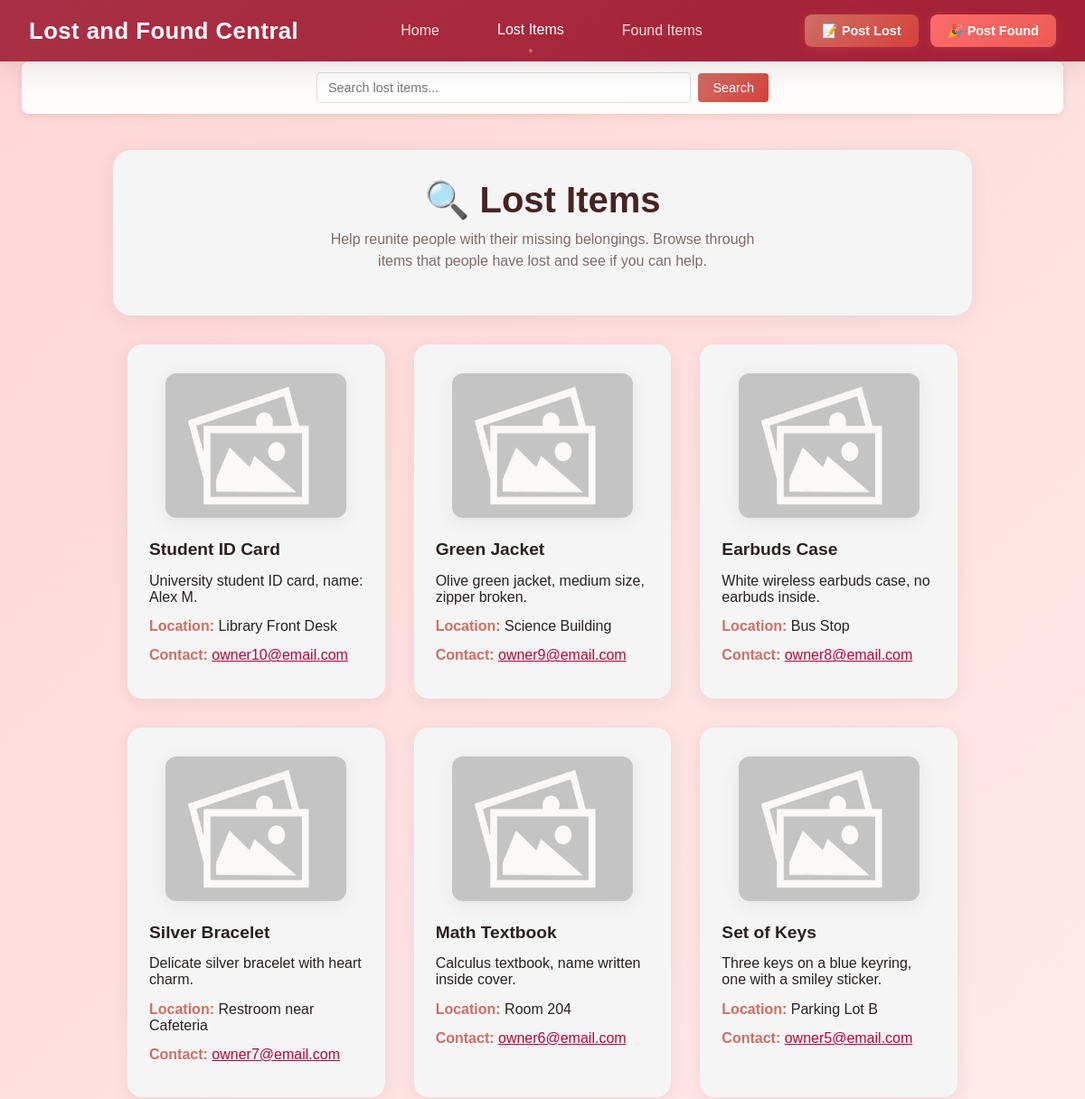
Before: /pages/lost.php (upper part) with the older database file.
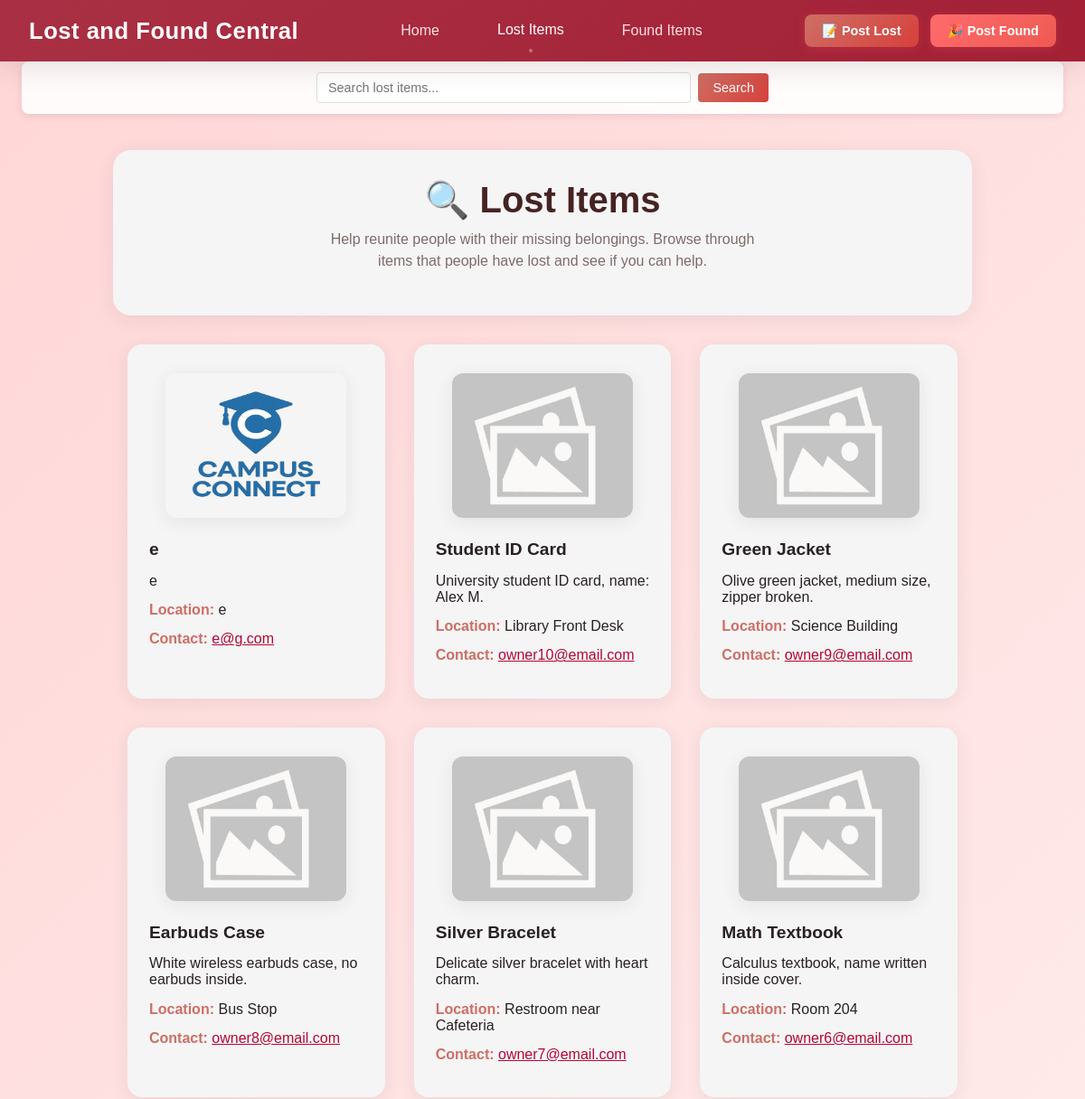
After: the same page with the newer database file.
### tables this page shows
CREATE TABLE items (
        id INTEGER PRIMARY KEY AUTOINCREMENT,
        type VARCHAR(10) NOT NULL,
        title VARCHAR(100) NOT NULL,
        image VARCHAR(255) NOT NULL,
        contact VARCHAR(150) NOT NULL,
        location VARCHAR(250),
        description VARCHAR(350),
        passphrase VARCHAR(100),
        date_posted DATETIME DEFAULT CURRENT_TIMESTAMP
        );

### pages/lost.php (the view, shortened to what this page needs)
<?php
try{
  $pdo = new PDO('sqlite:../lib/items.db');
  $pdo->setAttribute(PDO::ATTR_ERRMODE, PDO::ERRMODE_EXCEPTION);
  $searchTerm = $_GET['search'] ?? '';
    if (!empty($searchTerm)) {
        $like = '%' . $searchTerm . '%';
        $stmt_lost = $pdo->prepare("SELECT * FROM items WHERE type = 'lost' AND (title LIKE :search OR description LIKE :search) ORDER BY id DESC");
        $stmt_lost->execute([':search' => $like]);
    } else {
        $stmt_lost = $pdo->prepare("SELECT * FROM items WHERE type = 'lost' ORDER BY id DESC");
        $stmt_lost->execute();
    }
  $items = $stmt_lost->fetchAll(PDO::FETCH_ASSOC);
  $items_html = '';
  foreach ($items as $item) {
    $items_html .= '<div class="item-card" onclick="window.location.href=\'/item/' . htmlspecialchars($item['id']) . '\'">';
    $items_html .= '<img src="../assets/images/useruploads/' . htmlspecialchars($item['image']) . '" alt="' . htmlspecialchars($item['title']) . '" />';
    $items_html .= '<p><strong>' . htmlspecialchars($item['title']) . '</strong></p>';
    $items_html .= '<p>' . htmlspecialchars($item['description']) . '</p>';
    $items_html .= '<p><em>Location:</em> ' . htmlspecialchars($item['location']) . '</p>';
    $items_html .= '<p><em>Contact:</em> <a href="mailto:' . htmlspecialchars($item['contact']) . '">' . htmlspecialchars($item['contact']) . '</a></p>';
    $items_html .= '</div>';
  }
  $template = file_get_contents('../templates/LostFound.html');
  $resetButton = '';
  $search_form_html = '
  <form method="GET" action="/lost">
    <input type="text" name="search" placeholder="Search lost items..." value="' . htmlspecialchars($searchTerm) . '" />
    <button type="submit">Search</button>
    ' . $resetButton . '
  </form>';
  $template = str_replace('', 'Lost Items', $template);
  $template = str_replace('', $search_form_html, $template);
  $template = str_replace('', '🔍 Lost Items', $template);
  $template = str_replace('', 'Help reunite people with their missing belongings. Browse through items that people have lost and see if you can help.', $template);
  $template = str_replace('', 'active', $template);
  $template = str_replace('', '', $template);
  $template = str_replace('', $items_html, $template);
  echo $template;
} catch (PDOException $e) {
  http_response_code(500);
    echo "Database error: " . $e->getMessage();
}
?>

### assets/css/global.css (style rules this page uses)
:root { --nav-color1: #a93044; --nav-color2: #a32035; --nav-brand-hover: #ffb600; --nav-link-hover: 130, 5, 41; --body-text: #292121; --btn-color1: #d7403b; --btn-color2: #cd6f65; --header-color: #751a17; --hero-text: #625353; --background-page: 255, 95, 95; --norm-text: #242424; --link: #b30738; --link-hover: #690421; }
.search-bar { background: rgba(255, 255, 255, 0.9); padding: 0.75rem 1.5rem; margin: 0 1.5rem; border-radius: 8px; box-shadow: 0 2px 8px rgba(0, 0, 0, 0.1); }
.search-bar form { display: flex; align-items: center; gap: 0.5rem; max-width: 500px; margin: 0 auto; }
.search-bar input[type='text'] { flex: 1; padding: 0.5rem 0.75rem; border: 1px solid #ddd; border-radius: 4px; font-size: 0.9rem; }
.search-bar button { padding: 0.5rem 1rem; background: linear-gradient(135deg, var(--btn-color2), var(--btn-color1)); color: white; border: none; border-radius: 4px; cursor: pointer; font-size: 0.9rem; font-weight: 500; }
body { font-family: 'Poppins', Arial, sans-serif; margin: 0; background: linear-gradient(135deg, #ffd6d6 0%, #fff0f0 100%); color: var(--body-text); }
header { position: sticky; top: 0; z-index: 10; }
main { max-width: 950px; margin: 2.5rem auto; padding: 0 1.5rem; }
.navbar { display: flex; justify-content: space-between; align-items: center; background: linear-gradient( 135deg, var(--nav-color1) 0%, var(--nav-color2) 100% ); padding: 1rem 2rem; box-shadow: 0 4px 32px rgba(70, 43, 35, 0.15); position: sticky; top: 0; z-index: 20; backdrop-filter: blur(10px); }
.navbar-brand { font-size: 1.6rem; font-weight: 700; color: #fff; letter-spacing: 0.5px; text-decoration: none; transition: color 0.3s ease; }
.navbar-center { display: flex; gap: 2rem; align-items: center; }
.nav-link { color: #ffe0e0; text-decoration: none; font-weight: 500; font-size: 1rem; padding: 0.5rem 1rem; border-radius: 8px; transition: all 0.3s ease; position: relative; }
.nav-link:hover, .nav-link.active { color: #fff; background: var(--nav-link-hover); transform: translateY(-1px); }
.nav-link.active::after { content: ''; position: absolute; bottom: -0.5rem; left: 50%; transform: translateX(-50%); width: 4px; height: 4px; background: var(--btn-color2); border-radius: 50%; }
.navbar-actions { display: flex; gap: 0.8rem; align-items: center; }
.nav-btn { background: linear-gradient( 135deg, var(--btn-color2) 0%, var(--btn-color1) 100% ); color: #fff; border: none; border-radius: 8px; padding: 0.6rem 1.2rem; font-size: 0.9rem; font-weight: 600; cursor: pointer; transition: all 0.3s ease; box-shadow: 0 2px 12px rgba(255, 95, 95, 0.2); text-decoration: none; display: inline-flex; align-items: center; gap: 0.5rem; }
.nav-btn.primary { background: linear-gradient(135deg, #ff6b6b 0%, #ee5a52 100%); box-shadow: 0 2px 12px rgba(255, 107, 107, 0.2); }

### assets/css/LostFound.css (style rules this page uses)
.page-header { text-align: center; padding: 2rem 1rem 3rem 1rem; background-color: whitesmoke; border-radius: 20px; margin-bottom: 2rem; box-shadow: 0 4px 20px rgba(35, 41, 70, 0.08); }
.page-title { font-size: 2.5rem; color: #462323; margin: 0 0 0.5rem 0; }
.page-subtitle { color: #806b6b; margin: 0; max-width: 500px; margin-left: auto; margin-right: auto; line-height: 1.5; }
.items-grid { display: grid; grid-template-columns: repeat(auto-fit, minmax(280px, 1fr)); gap: 2rem; padding: 0 1rem; }
.item-card { padding: 2rem 1.5rem 1.8rem 1.5rem; display: flex; flex-direction: column; background-color: whitesmoke; border-radius: 16px; box-shadow: 0 4px 20px rgba(35, 41, 70, 0.08); transition: all 0.3s ease; cursor: pointer; }
.item-card img { width: 100%; max-width: 200px; height: 160px; border-radius: 12px; margin-bottom: 1.2rem; align-self: center; box-shadow: 0 4px 20px rgba(35, 41, 70, 0.08); transition: transform 0.3s ease; }
.item-card p { margin: 0.3rem 0 0.6rem 0; }
.item-card p strong { font-size: 1.2rem; }
.item-card p em { color: var(--btn-color2); font-style: normal; font-weight: 600; }
.item-card a { color: var(--link); }

Changed rows visible on the page:
no longer on this page (row unchanged): items: image (picture), title "Set of Keys", description "Three keys on a blue keyring, one with a smiley sticker.", location "Parking Lot B", contact "owner5@email.com"
added items: image (picture), title "e", description "e", location "e", contact "e@g.com"
